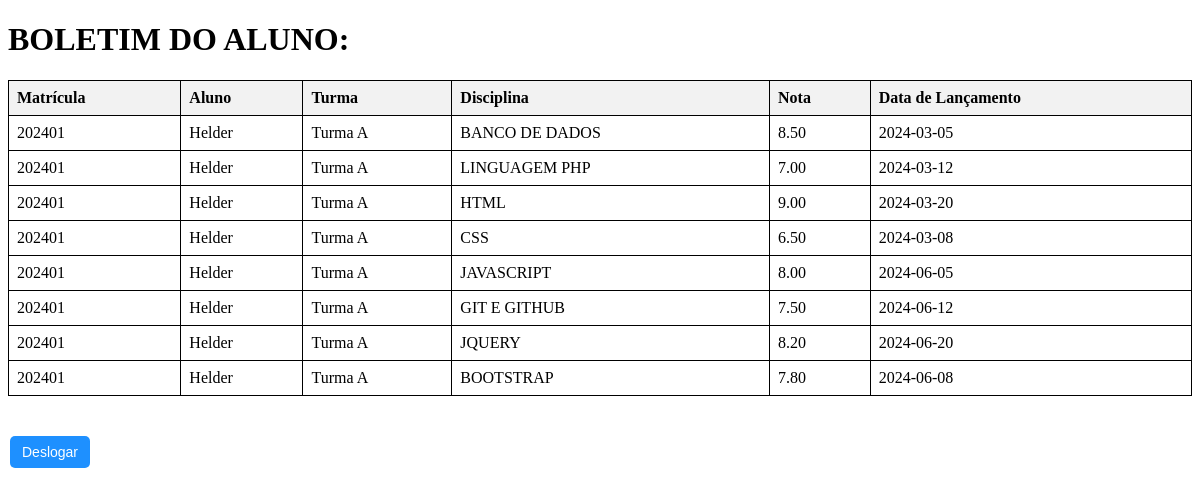
/aluno.php?aluno_id=1 (signed in), run on the app's committed database.
### tables this page shows
CREATE TABLE `notas` (
  `id` int(11) NOT NULL AUTO_INCREMENT,
  `nota` decimal(5,2) NOT NULL,
  `dataL` date NOT NULL,
  `fk_aluno` int(11) NOT NULL,
  `fk_prof` int(11) NOT NULL,
  `fk_disc` int(11) NOT NULL,
  PRIMARY KEY (`id`),
  KEY `fk_aluno` (`fk_aluno`),
  KEY `fk_prof` (`fk_prof`),
  KEY `fk_disc` (`fk_disc`),
  CONSTRAINT `notas_ibfk_1` FOREIGN KEY (`fk_aluno`) REFERENCES `alunos` (`id`) ON DELETE CASCADE,
  CONSTRAINT `notas_ibfk_2` FOREIGN KEY (`fk_prof`) REFERENCES `professores` (`id`) ON DELETE CASCADE,
  CONSTRAINT `notas_ibfk_3` FOREIGN KEY (`fk_disc`) REFERENCES `disciplinas` (`id`) ON DELETE CASCADE
);

CREATE TABLE `alunos` (
  `id` int(11) NOT NULL AUTO_INCREMENT,
  `matricula` int(11) NOT NULL,
  `fk_user` int(11) NOT NULL,
  PRIMARY KEY (`id`),
  UNIQUE KEY `matricula` (`matricula`),
  KEY `fk_user` (`fk_user`),
  CONSTRAINT `alunos_ibfk_1` FOREIGN KEY (`fk_user`) REFERENCES `usuarios` (`id`) ON DELETE CASCADE
);

CREATE TABLE `usuarios` (
  `id` int(11) NOT NULL AUTO_INCREMENT,
  `nome` varchar(40) NOT NULL,
  `email` varchar(50) NOT NULL,
  `idade` int(11) NOT NULL,
  `cpf` varchar(14) NOT NULL,
  `senha` varchar(255) NOT NULL,
  `tipo` enum('Professor','Aluno','Administrador') NOT NULL,
  PRIMARY KEY (`id`),
  UNIQUE KEY `email` (`email`),
  UNIQUE KEY `cpf` (`cpf`)
);

CREATE TABLE `turmas` (
  `id` int(11) NOT NULL AUTO_INCREMENT,
  `nome` varchar(50) NOT NULL,
  PRIMARY KEY (`id`)
);

CREATE TABLE `disciplinas` (
  `id` int(11) NOT NULL AUTO_INCREMENT,
  `nome` varchar(30) NOT NULL,
  `fk_prof` int(11) DEFAULT NULL,
  PRIMARY KEY (`id`),
  KEY `fk_prof` (`fk_prof`),
  CONSTRAINT `disciplinas_ibfk_1` FOREIGN KEY (`fk_prof`) REFERENCES `professores` (`id`) ON DELETE SET NULL
);

### aluno.php (the view, shortened to what this page needs)
<!DOCTYPE html>
<html lang="pt-br">
<head>
</head>
<body>
    <H1> BOLETIM DO ALUNO:   </H1>
    <div>
    <?php
include("conexao.php");
$aluno_id = $_SESSION['aluno_id'];
$sql = "SELECT
    a.matricula,
    u.nome AS aluno,
    t.nome AS turma,
    d.nome AS disciplina,
    n.nota,
    n.dataL
FROM
    notas n
INNER JOIN alunos a ON n.fk_aluno = a.id
INNER JOIN usuarios u ON a.fk_user = u.id
INNER JOIN disciplinas d ON n.fk_disc = d.id
LEFT JOIN turma_alunos ta ON a.id = ta.fk_aluno
LEFT JOIN turmas t ON ta.fk_turma = t.id
WHERE
    a.id =  $aluno_id";
$consulta = mysqli_query($connection, $sql);
if ($consulta) {
    if (mysqli_num_rows($consulta) >= 0) {
        echo "<table border='1'>";
        echo "<tr>
                <th>Matrícula</th>
                <th>Aluno</th>
                <th>Turma</th>
                <th>Disciplina</th>
                <th>Nota</th>
                <th>Data de Lançamento</th>
              </tr>";
        while ($row = mysqli_fetch_assoc($consulta)) {
            echo "<tr>";
            echo "<td>" . $row['matricula'] . "</td>";
            echo "<td>" . $row['aluno'] . "</td>";
            echo "<td>" . $row['turma'] . "</td>";
            echo "<td>" . $row['disciplina'] . "</td>";
            echo "<td>" . $row['nota'] . "</td>";
            echo "<td>" . $row['dataL'] . "</td>";
            echo "</tr>";
        }
        echo "</table>";
    } else {
        echo "Nenhum resultado encontrado.";
    }
} else {
    echo "Erro na consulta: " . mysqli_errno($connection) . " - " . mysqli_error($connection);
}
?>
    </div>
<br><br>
<form action="index.html" method="post">
        <button type="submit">Deslogar</button>
    </form>
</body>
</html>

### aluno.php (style rules this page uses)
table { width: 100%; border-collapse: collapse; }
table, th, td { border: 1px solid black; }
th, td { padding: 8px; text-align: left; }
th { background-color: #f2f2f2; }
button { background-color: dodgerblue; color: white; border: none; padding: 8px 12px; text-align: center; text-decoration: none; display: inline-block; font-size: 14px; margin: 4px 2px; cursor: pointer; border-radius: 5px; }

### data on the page
notas: fk_aluno.matricula "202401", usuarios.nome "Helder", turmas.nome "Turma A", fk_disc.nome "BANCO DE DADOS", nota "8.50", dataL "2024-03-05"
notas: fk_aluno.matricula "202401", usuarios.nome "Helder", turmas.nome "Turma A", fk_disc.nome "LINGUAGEM PHP", nota "7.00", dataL "2024-03-12"
notas: fk_aluno.matricula "202401", usuarios.nome "Helder", turmas.nome "Turma A", fk_disc.nome "HTML", nota "9.00", dataL "2024-03-20"
notas: fk_aluno.matricula "202401", usuarios.nome "Helder", turmas.nome "Turma A", fk_disc.nome "CSS", nota "6.50", dataL "2024-03-08"
notas: fk_aluno.matricula "202401", usuarios.nome "Helder", turmas.nome "Turma A", fk_disc.nome "JAVASCRIPT", nota "8.00", dataL "2024-06-05"
notas: fk_aluno.matricula "202401", usuarios.nome "Helder", turmas.nome "Turma A", fk_disc.nome "GIT E GITHUB", nota "7.50", dataL "2024-06-12"
notas: fk_aluno.matricula "202401", usuarios.nome "Helder", turmas.nome "Turma A", fk_disc.nome "JQUERY", nota "8.20", dataL "2024-06-20"
notas: fk_aluno.matricula "202401", usuarios.nome "Helder", turmas.nome "Turma A", fk_disc.nome "BOOTSTRAP", nota "7.80", dataL "2024-06-08"
